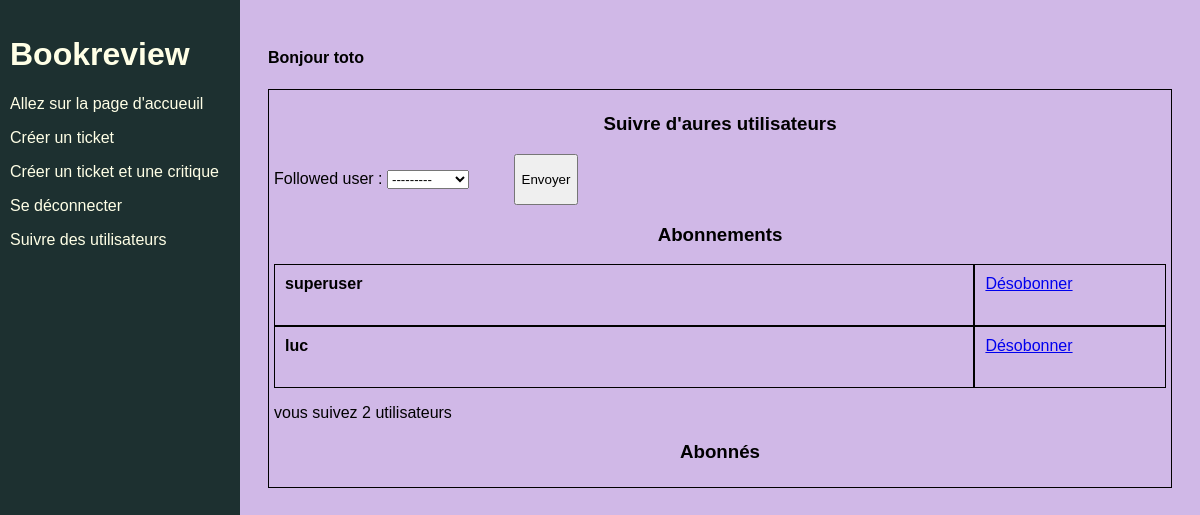
/follow-users/ (signed in), run on an earlier commit of the app's database.
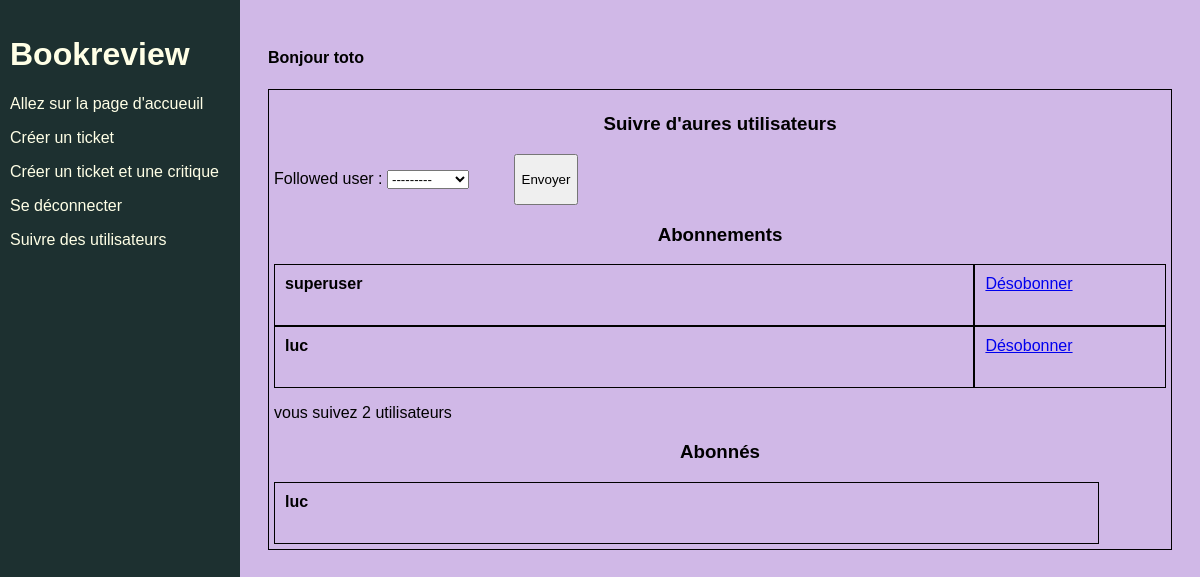
And on a later commit of the database.
### review/models.py (models this page shows, shortened)
class UserFollows(models.Model):
    user = models.ForeignKey(to=settings.AUTH_USER_MODEL,
                              on_delete=models.CASCADE, related_name='user_connected')
    followed_user = models.ForeignKey(to=settings.AUTH_USER_MODEL,
                              on_delete=models.CASCADE, related_name='followed_user')
    class Meta:
        unique_together = ('user', 'followed_user')

### authentication/models.py (models this page shows)
class User(AbstractUser):
    pass

### review/views.py (the view, shortened to what this page needs)
# urls.py: path('follow-users/', review.views.follow_users, name='follow_users'),
@login_required
def follow_users(request):
    message = ""
    form = forms.FollowerForm()
    follows = models.UserFollows.objects.filter(user=request.user)
    follows_me = []
    for somebody in models.UserFollows.objects.all():
        if somebody.followed_user == request.user:
            follows_me.append(somebody.user)
    count = len(follows)
    return render(request, 'review/follow_users_form.html', context={'form': form,
                                                                     'follows':follows,
                                                                     'count':count,
                                                                     "message":message,
                                                                     "follows_me":follows_me
                                                                     })

### review/forms.py
class FollowerForm(forms.ModelForm):
    class Meta:
        model = models.UserFollows
        fields = ['followed_user']

### review/templates/review/follow_users_form.html (shortened to what this page needs)
{% extends 'base.html' %}
{% block content %}
{% load static %}
<link rel="stylesheet" href="{% static 'css/follow.css' %}">
<div id="follow_block">
    <p><h3>Suivre d'aures utilisateurs</h3></p>
    <form id="form" method="post">
        {{ form.as_p }}
        <button type="submit" id="submit">Envoyer</button>
    </form>
    <p><h3>Abonnements</h3></p>
    {% if follows %}
        {% for follow in follows %}
            <div id="abonnements">
                <p id="new"><strong>{{ follow.followed_user }}</strong></p>
                <a id="cancel" href="{% url 'del_follower' follow.followed_user.id %}">Désobonner</a>
            </div>
        {% endfor %}
        <p>vous suivez {{count}} utilisateurs </p>
    {% else %}
        <p> Vous ne suivez personne </p>
    {% endif %}
    <p><h3>Abonnés</h3></p>
    {% if follows_me %}
        {% for follow_me in follows_me %}
            <p id="follow_me"><strong>{{ follow_me }}</strong></p>
        {% endfor %}
    {% endif %}
</div>
{% endblock content %}

What changed in the data, as far as the page shows it:
now on this page (row edited): User: username "luc"
